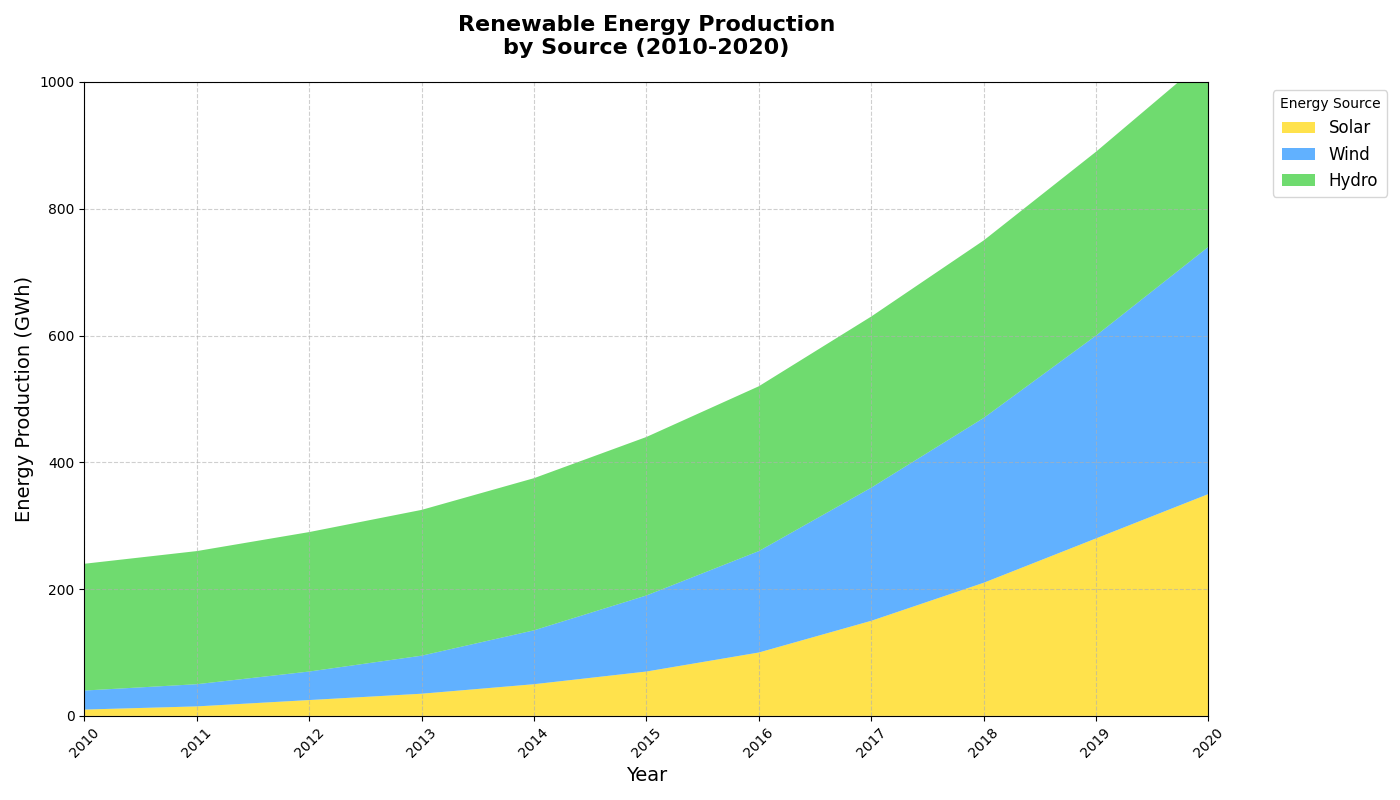

Here is the Python script that generated this plot:
import matplotlib.pyplot as plt
import numpy as np

# Backstory: Tracking the renewable energy production across different sources over a decade
# This script tracks solar, wind, and hydro energy production from 2010 to 2020

# Data for years
years = np.arange(2010, 2021)

# Data for each energy source (in gigawatt-hours)
solar_energy = np.array([10, 15, 25, 35, 50, 70, 100, 150, 210, 280, 350])
wind_energy = np.array([30, 35, 45, 60, 85, 120, 160, 210, 260, 320, 390])
hydro_energy = np.array([200, 210, 220, 230, 240, 250, 260, 270, 280, 290, 300])

# Plotting setup
fig, ax = plt.subplots(figsize=(14, 8))

# Stacked area plot
ax.stackplot(years, solar_energy, wind_energy, hydro_energy,
             labels=['Solar', 'Wind', 'Hydro'],
             colors=['#FFD700', '#1E90FF', '#32CD32'], alpha=0.7)

# Customizing plot appearance
ax.set_title("Renewable Energy Production\nby Source (2010-2020)", fontsize=16, fontweight='bold', pad=20)
ax.set_xlabel('Year', fontsize=14)
ax.set_ylabel('Energy Production (GWh)', fontsize=14)
ax.set_xlim(years[0], years[-1])
ax.set_ylim(0, 1000)

# Set x-ticks to show every year
ax.set_xticks(years)

# Rotate x-axis labels to avoid overlap
plt.xticks(rotation=45)

# Adding a legend
ax.legend(loc='upper left', bbox_to_anchor=(1.05, 1), title="Energy Source", fontsize=12)

# Add grid for better readability
ax.grid(True, linestyle='--', alpha=0.6)

# Automatically adjust layout to prevent overlap
plt.tight_layout()

# Show the chart
plt.show()
